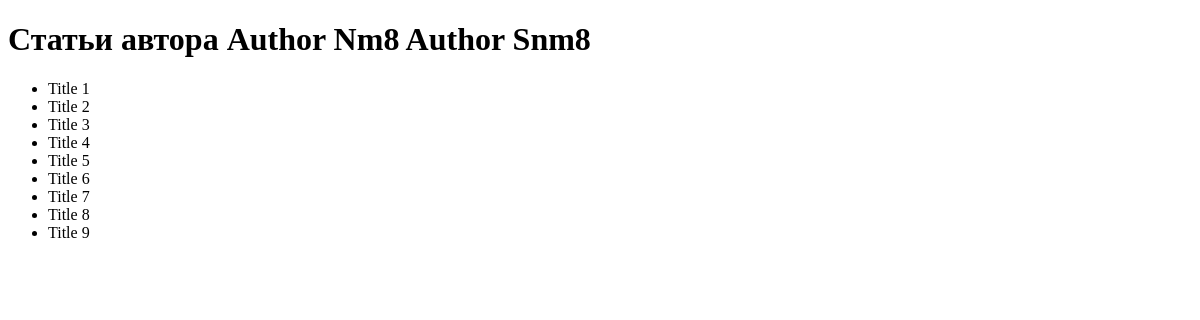
/article/articles/8/, run on an earlier commit of the app's database.
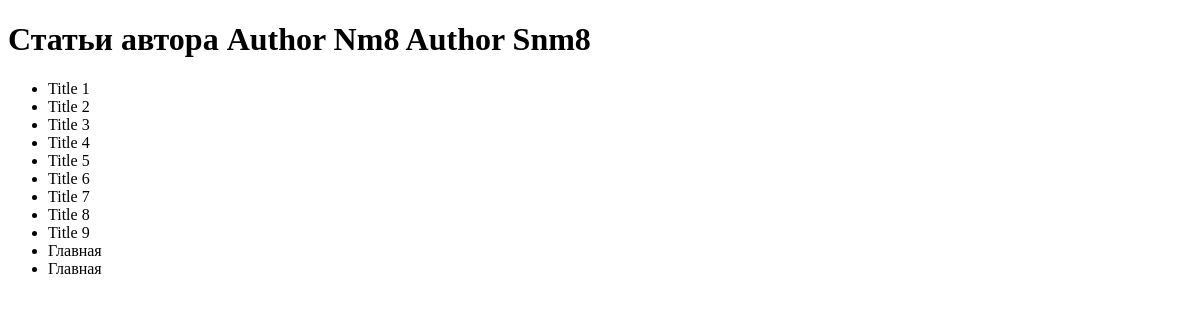
And on a later commit of the database.
### articlesapp/models.py (models this page shows, shortened)
class Article(models.Model):
    title = models.CharField(max_length=200)
    content = models.TextField()
    public_date = models.DateField(auto_now=True)
    author = models.ForeignKey(Author, on_delete=models.CASCADE)
    category = models.CharField(max_length=100)
    views = models.IntegerField(default=0)
    published = models.BooleanField(default=False)

### articlesapp/views.py (the view)
# urls.py: path('articles/<int:author_id>/', views.get_articles_by_author, name='get_articles_by_author_id'),
def get_articles_by_author(request, author_id):
    author = get_object_or_404(Author, pk=author_id)
    article = Article.objects.filter(author=author)
    context = {
        'title': 'Статьи автора',
        'author': author,
        'articles': article,
    }
    return render(request, template_name='articlesapp/articles.html', context=context)

### articlesapp/models.py (called while the page is built)
    def get_fullname(self):
        return f'{self.name} {self.surname}'

### articlesapp/templates/articlesapp/articles.html (shortened to what this page needs)
<!doctype html>
<html lang="en">
<head>
</head>
<body>
<h1>{{ title }} {{ author.get_fullname }}</h1>
<ul>
    {% for article in articles %}
    <li>
        {% if article.published %}
        <a href="{% url 'get_article' article.id %}">{{ article.title }}</a>
        {% else %}
        {{ article.title }}
        {% endif %}
    </li>
    {% endfor %}
</ul>
</body>
</html>

What changed in the data, as far as the page shows it:
added Article: title "Главная"
added Article: title "Главная"
